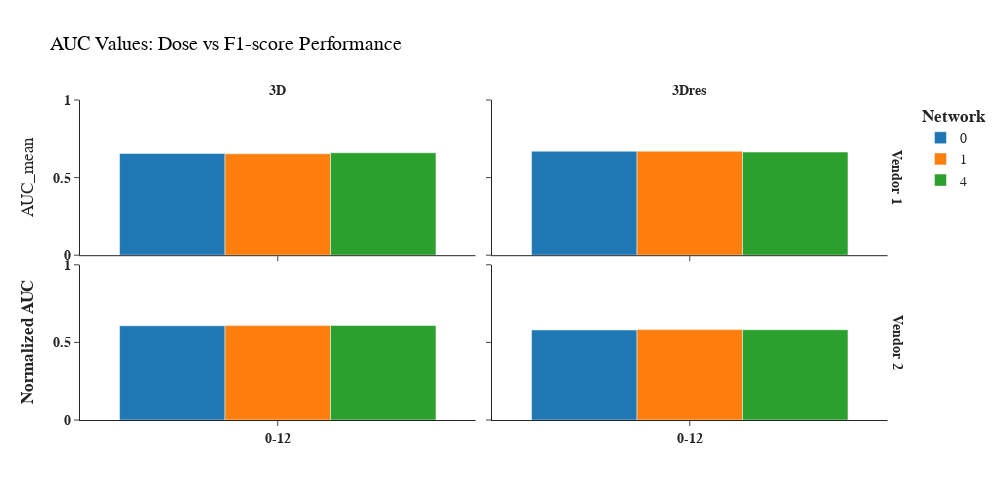

Notebook code cell kept with this figure:
### Code cell
dose_range = f"0-{min(lesion_seg_summary_rep_data['CTDIvol'].astype(float).max(), dose_threshold)}"
aucs_df_mean["dose_range"] = dose_range
# plot auc values using plotly
fig = px.bar(aucs_df_mean[ (aucs_df_mean["measure_point"].isin(['0', '1', '4'])) & (aucs_df_mean["reco+kernel"] == "HIR")],
             x="dose_range", 
             y="AUC_mean", 
             color="measure_point",
             facet_col="network",
             facet_row="ct",
             title="AUC Values: Dose vs F1-score Performance",
             labels={
                 "auc_normalized": "<b>Normalized AUC",
                 "measure_point": "<b>Measure Point",
                 "network": "<b>Network"
             },
             barmode="group",
             hover_data=["AUC_mean", "dose_range"],
             template="simple_white",
             category_orders={"ct": ["<b>Vendor 1", "<b>Vendor 2"],
                              "network": ["<b>3D", "<b>3Dres"]},)

# Update layout for better visualizationa
fig.update_layout(
    font_family="Arial",
    font_size=14,
    title_font_family="Arial",
    title_font_color="black",
    height=500,
    width=1000,
    showlegend=True,
    legend_title="<b>Network</b>"
)

# Update axes
fig.update_xaxes(title_text="")
fig.update_yaxes(title_text="<b>Normalized AUC", range=[0, 1], col=1, row=1)
fig.update_xaxes(tickprefix="<b>", ticksuffix="</b>", matches=None)
fig.update_yaxes(tickprefix="<b>", ticksuffix="</b>")


# Remove facet column titles or update them
fig.for_each_annotation(lambda a: a.update(text=a.text.split("=")[1]))


# Show the plot
fig.show()

#fig.write_image(os.path.join(output_dir, "auc_dose_vs_f1score_performance_canon.png"), width=1000, height=500)

### Figure 1 — Plotly figure (JSON) as saved in the notebook; plotly's stock layout.template omitted (floating-point values rounded to 4 significant figures)
{"data": [{"alignmentgroup": "True", "hovertemplate": "<b>Measure Point=0<br>ct=<b>Vendor 1<br><b>Network=<b>3D<br>dose_range=%{x}<br>AUC_mean=%{y}<extra></extra>", "legendgroup": "0", "marker": {"color": "#1F77B4", "pattern": {"shape": ""}}, "name": "0", "offsetgroup": "0", "orientation": "v", "showlegend": true, "textposition": "auto", "type": "bar", "x": ["0-12"], "xaxis": "x3", "y": [0.6558], "yaxis": "y3"}, {"alignmentgroup": "True", "hovertemplate": "<b>Measure Point=1<br>ct=<b>Vendor 1<br><b>Network=<b>3D<br>dose_range=%{x}<br>AUC_mean=%{y}<extra></extra>", "legendgroup": "1", "marker": {"color": "#FF7F0E", "pattern": {"shape": ""}}, "name": "1", "offsetgroup": "1", "orientation": "v", "showlegend": true, "textposition": "auto", "type": "bar", "x": ["0-12"], "xaxis": "x3", "y": [0.6537], "yaxis": "y3"}, {"alignmentgroup": "True", "hovertemplate": "<b>Measure Point=4<br>ct=<b>Vendor 1<br><b>Network=<b>3D<br>dose_range=%{x}<br>AUC_mean=%{y}<extra></extra>", "legendgroup": "4", "marker": {"color": "#2CA02C", "pattern": {"shape": ""}}, "name": "4", "offsetgroup": "4", "orientation": "v", "showlegend": true, "textposition": "auto", "type": "bar", "x": ["0-12"], "xaxis": "x3", "y": [0.6602], "yaxis": "y3"}, {"alignmentgroup": "True", "hovertemplate": "<b>Measure Point=0<br>ct=<b>Vendor 1<br><b>Network=<b>3Dres<br>dose_range=%{x}<br>AUC_mean=%{y}<extra></extra>", "legendgroup": "0", "marker": {"color": "#1F77B4", "pattern": {"shape": ""}}, "name": "0", "offsetgroup": "0", "orientation": "v", "showlegend": false, "textposition": "auto", "type": "bar", "x": ["0-12"], "xaxis": "x4", "y": [0.6699], "yaxis": "y4"}, {"alignmentgroup": "True", "hovertemplate": "<b>Measure Point=1<br>ct=<b>Vendor 1<br><b>Network=<b>3Dres<br>dose_range=%{x}<br>AUC_mean=%{y}<extra></extra>", "legendgroup": "1", "marker": {"color": "#FF7F0E", "pattern": {"shape": ""}}, "name": "1", "offsetgroup": "1", "orientation": "v", "showlegend": false, "textposition": "auto", "type": "bar", "x": ["0-12"], "xaxis": "x4", "y": [0.6703], "yaxis": "y4"}, {"alignmentgroup": "True", "hovertemplate": "<b>Measure Point=4<br>ct=<b>Vendor 1<br><b>Network=<b>3Dres<br>dose_range=%{x}<br>AUC_mean=%{y}<extra></extra>", "legendgroup": "4", "marker": {"color": "#2CA02C", "pattern": {"shape": ""}}, "name": "4", "offsetgroup": "4", "orientation": "v", "showlegend": false, "textposition": "auto", "type": "bar", "x": ["0-12"], "xaxis": "x4", "y": [0.6645], "yaxis": "y4"}, {"alignmentgroup": "True", "hovertemplate": "<b>Measure Point=0<br>ct=<b>Vendor 2<br><b>Network=<b>3D<br>dose_range=%{x}<br>AUC_mean=%{y}<extra></extra>", "legendgroup": "0", "marker": {"color": "#1F77B4", "pattern": {"shape": ""}}, "name": "0", "offsetgroup": "0", "orientation": "v", "showlegend": false, "textposition": "auto", "type": "bar", "x": ["0-12"], "xaxis": "x", "y": [0.6074], "yaxis": "y"}, {"alignmentgroup": "True", "hovertemplate": "<b>Measure Point=1<br>ct=<b>Vendor 2<br><b>Network=<b>3D<br>dose_range=%{x}<br>AUC_mean=%{y}<extra></extra>", "legendgroup": "1", "marker": {"color": "#FF7F0E", "pattern": {"shape": ""}}, "name": "1", "offsetgroup": "1", "orientation": "v", "showlegend": false, "textposition": "auto", "type": "bar", "x": ["0-12"], "xaxis": "x", "y": [0.6083], "yaxis": "y"}, {"alignmentgroup": "True", "hovertemplate": "<b>Measure Point=4<br>ct=<b>Vendor 2<br><b>Network=<b>3D<br>dose_range=%{x}<br>AUC_mean=%{y}<extra></extra>", "legendgroup": "4", "marker": {"color": "#2CA02C", "pattern": {"shape": ""}}, "name": "4", "offsetgroup": "4", "orientation": "v", "showlegend": false, "textposition": "auto", "type": "bar", "x": ["0-12"], "xaxis": "x", "y": [0.6092], "yaxis": "y"}, {"alignmentgroup": "True", "hovertemplate": "<b>Measure Point=0<br>ct=<b>Vendor 2<br><b>Network=<b>3Dres<br>dose_range=%{x}<br>AUC_mean=%{y}<extra></extra>", "legendgroup": "0", "marker": {"color": "#1F77B4", "pattern": {"shape": ""}}, "name": "0", "offsetgroup": "0", "orientation": "v", "showlegend": false, "textposition": "auto", "type": "bar", "x": ["0-12"], "xaxis": "x2", "y": [0.5803], "yaxis": "y2"}, {"alignmentgroup": "True", "hovertemplate": "<b>Measure Point=1<br>ct=<b>Vendor 2<br><b>Network=<b>3Dres<br>dose_range=%{x}<br>AUC_mean=%{y}<extra></extra>", "legendgroup": "1", "marker": {"color": "#FF7F0E", "pattern": {"shape": ""}}, "name": "1", "offsetgroup": "1", "orientation": "v", "showlegend": false, "textposition": "auto", "type": "bar", "x": ["0-12"], "xaxis": "x2", "y": [0.5824], "yaxis": "y2"}, {"alignmentgroup": "True", "hovertemplate": "<b>Measure Point=4<br>ct=<b>Vendor 2<br><b>Network=<b>3Dres<br>dose_range=%{x}<br>AUC_mean=%{y}<extra></extra>", "legendgroup": "4", "marker": {"color": "#2CA02C", "pattern": {"shape": ""}}, "name": "4", "offsetgroup": "4", "orientation": "v", "showlegend": false, "textposition": "auto", "type": "bar", "x": ["0-12"], "xaxis": "x2", "y": [0.5817], "yaxis": "y2"}], "layout": {"annotations": [{"font": {}, "showarrow": false, "text": "<b>3D", "x": 0.24, "xanchor": "center", "xref": "paper", "y": 1, "yanchor": "bottom", "yref": "paper"}, {"font": {}, "showarrow": false, "text": "<b>3Dres", "x": 0.74, "xanchor": "center", "xref": "paper", "y": 1, "yanchor": "bottom", "yref": "paper"}, {"font": {}, "showarrow": false, "text": "<b>Vendor 2", "textangle": 90, "x": 0.98, "xanchor": "left", "xref": "paper", "y": 0.2425, "yanchor": "middle", "yref": "paper"}, {"font": {}, "showarrow": false, "text": "<b>Vendor 1", "textangle": 90, "x": 0.98, "xanchor": "left", "xref": "paper", "y": 0.7575, "yanchor": "middle", "yref": "paper"}], "barmode": "group", "font": {"family": "Arial", "size": 14}, "height": 500, "legend": {"title": {"text": "<b>Network</b>"}, "tracegroupgap": 0}, "showlegend": true, "title": {"font": {"color": "black", "family": "Arial"}, "text": "AUC Values: Dose vs F1-score Performance"}, "width": 1000, "xaxis": {"anchor": "y", "domain": [0, 0.48], "tickprefix": "<b>", "ticksuffix": "</b>", "title": {"text": ""}}, "xaxis2": {"anchor": "y2", "domain": [0.5, 0.98], "tickprefix": "<b>", "ticksuffix": "</b>", "title": {"text": ""}}, "xaxis3": {"anchor": "y3", "domain": [0, 0.48], "showticklabels": false, "tickprefix": "<b>", "ticksuffix": "</b>", "title": {"text": ""}}, "xaxis4": {"anchor": "y4", "domain": [0.5, 0.98], "showticklabels": false, "tickprefix": "<b>", "ticksuffix": "</b>", "title": {"text": ""}}, "yaxis": {"anchor": "x", "domain": [0, 0.485], "range": [0, 1], "tickprefix": "<b>", "ticksuffix": "</b>", "title": {"text": "<b>Normalized AUC"}}, "yaxis2": {"anchor": "x2", "domain": [0, 0.485], "matches": "y", "showticklabels": false, "tickprefix": "<b>", "ticksuffix": "</b>"}, "yaxis3": {"anchor": "x3", "domain": [0.515, 1], "matches": "y", "tickprefix": "<b>", "ticksuffix": "</b>", "title": {"text": "AUC_mean"}}, "yaxis4": {"anchor": "x4", "domain": [0.515, 1], "matches": "y", "showticklabels": false, "tickprefix": "<b>", "ticksuffix": "</b>"}}}
